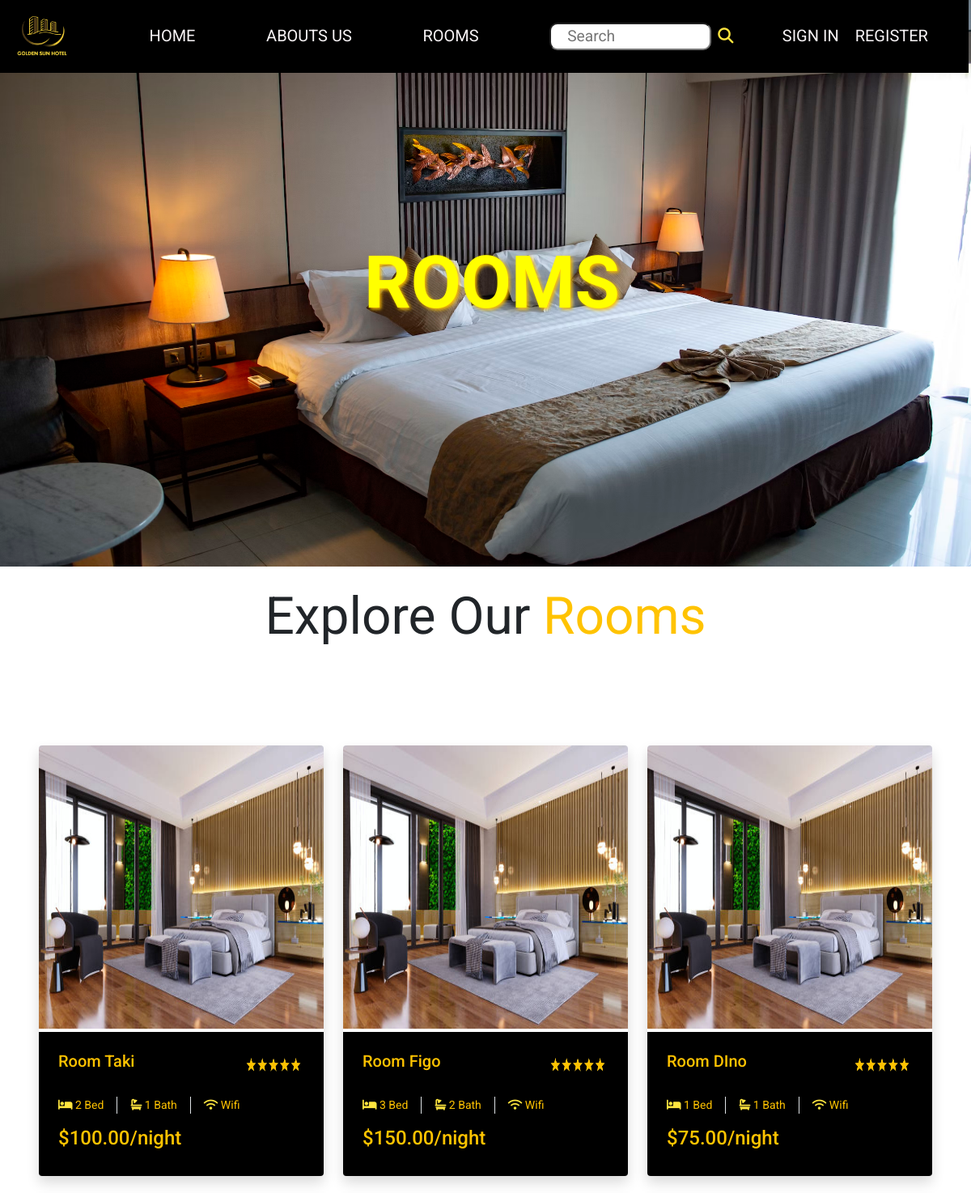
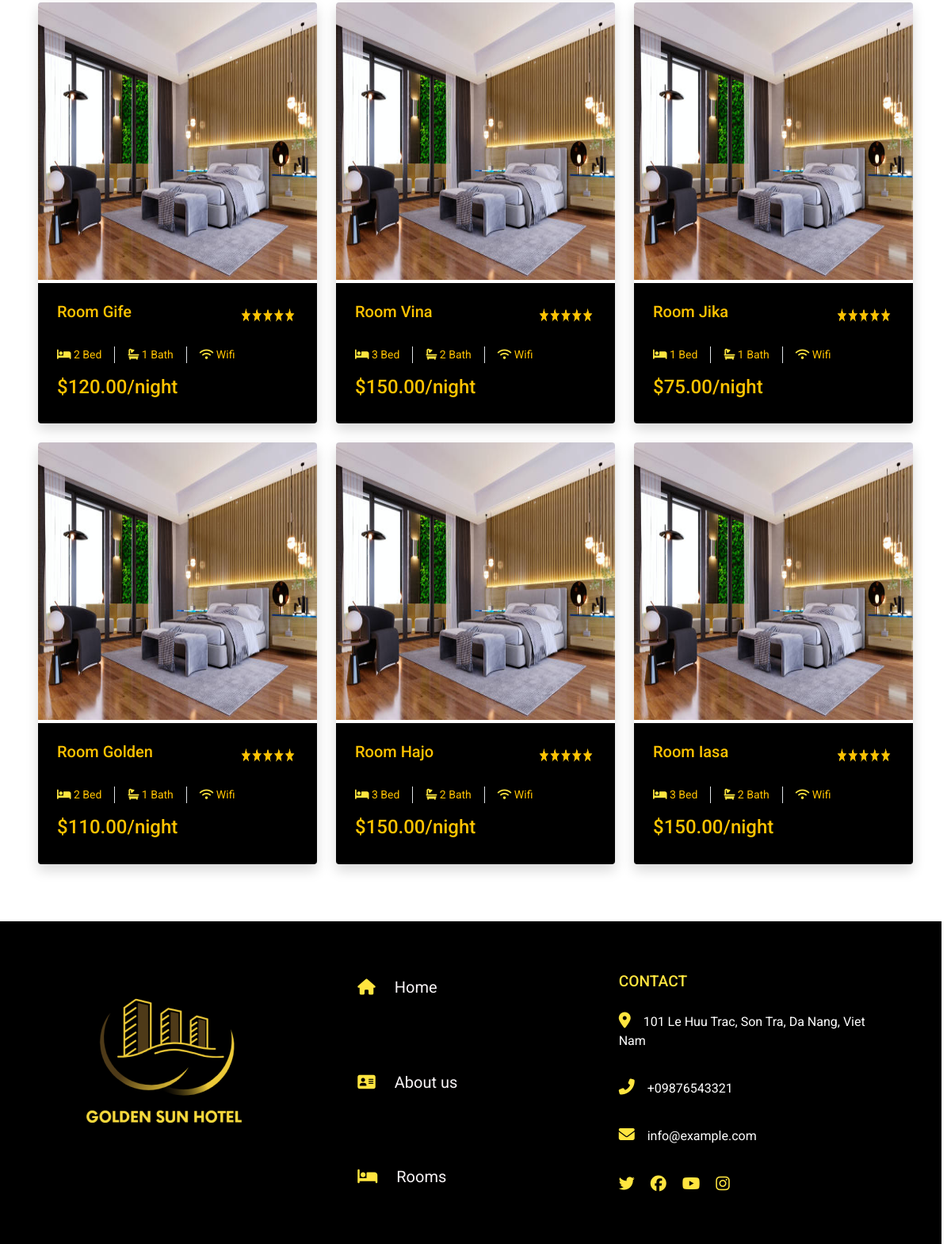
Page /index.php?controller=rooms&action=list on the committed database (2 pictures, top to bottom).
### tables this page shows
CREATE TABLE `rooms` (
  `id` bigint(20) NOT NULL,
  `name` varchar(50) DEFAULT NULL,
  `bedroom` int(50) DEFAULT NULL,
  `bathroom` int(50) DEFAULT NULL,
  `livingroom` int(50) DEFAULT NULL,
  `type` varchar(50) DEFAULT NULL,
  `price` decimal(10,2) DEFAULT NULL,
  `tax` decimal(10,2) DEFAULT NULL,
  `cleaning_fee` decimal(10,2) DEFAULT NULL,
  `description` text DEFAULT NULL,
  `status` tinyint(1) DEFAULT NULL,
  `updated_at` timestamp NOT NULL DEFAULT current_timestamp() ON UPDATE current_timestamp(),
  `created_at` timestamp NOT NULL DEFAULT current_timestamp()
);

### controllers/web/roomcontroller.php (called while the page is built, shortened)
<?php
include_once 'models/RoomModel.php';
class RoomController
{
    private $roomModel;
    public function __construct()
    {
        $this->roomModel = new RoomModel();
    }
    public function handleRequest()
    {
        $action = isset($_GET['action']) ? $_GET['action'] : 'list';
        switch ($action) {
            case 'list':
                $this->getListRoom();
                break;
        }
    }
    private function getListRoom()
    {
        $rooms = $this->roomModel->getList();
        include 'views/web/rooms/room.view.php';
    }
}

### routes/web.route.php (called while the page is built, shortened)
<?php
include 'controllers/web/RoomController.php';
$controller = isset($_GET['controller']) ? $_GET['controller'] : 'index';
$routes = [
    'index' => 'HomeController',
    'about' => 'aboutcontroller',
    'detail' => 'detailcontroller',
    'bookings' => 'bookingcontroller',
    'payments' => 'PaymentController',
    'rooms' => 'RoomController',
    'auth' => 'AuthController',
    'users' => 'UserController',
];
if (array_key_exists($controller, $routes)) {
    $admin = new $routes[$controller];
    $admin->handleRequest();
} else {
    http_response_code(404);
    require 'views/errors/404.php';
    die();
}

### index.php (called while the page is built, shortened)
<?php
require 'routes/web.route.php';

### config/database.php (called while the page is built, shortened)
<?php
class ConnectDB {
    private $server = 'localhost';
    private $username = 'root';
    private $password = '';
    private $database = 'hotel_management';
    protected function connect() {
        $connect = mysqli_connect($this->server,
            $this->username,
            $this->password,
            $this->database);
        mysqli_set_charset($connect,"utf8");
        return $connect;
    }
}
?>

### models/RoomModel.php (called while the page is built, shortened)
<?php
include_once 'config/database.php';
class RoomModel extends ConnectDB
{
    function getList() {
        $sql = "SELECT * FROM rooms";
        return mysqli_query($this->connect(),$sql);
    }
}
?>

### views/web/rooms/room.view.php (the view, shortened to what this page needs)
<?php include "./views/web/partials/header.view.php"
?>
<body>
    <div style="position: relative;">
        <img src="/assets/web/images/anh21.png" class="img-fluid" alt="..." style="width: 2000px; height: 700px;">
        <h1 class="title-welcome-hotel-yawn_yawn" style="color: yellow; font-size: 90px; width: 900px; position: absolute; top: 50%; left: 50%; transform: translate(-50%, -50%);">
        <span class="item" style="text-shadow: 2px 2px 4px #FFC300;"><b>ROOMS</b></span>
        </h1>
    </div>
    <div class="text-center wow fadeInUp" data-wow-delay="0.1s">
        <h1 class="mt-4 mb-5 title-explore_our_rooms display-3"><b>Explore Our</b> <span class="title-explore_our_rooms " style="color:#FFC300 ;"><b>Rooms</b></span></h1>
    </div>
    <div class="row mt-3 mb-4 g-4 p-5" id="pp">
    <?php
    while ($row = $rooms->fetch_assoc()) {
    ?>
    <div class="col-lg-4 col-md-6">
      <div class="room-item shadow rounded overflow-hidden">
        <div class="position-relative">
          <a href="index.php?controller=rooms&action=detail&id=<?php echo $row['id']?>">
            <img id="img6" src="/assets/web/images/anh5.png" alt="" width="100%" height="350px">
          </a>
        </div>
        <div class="room p-4 mt-1">
          <div class="d-flex justify-content-between mb-3">
            <h5 class=" mb-0"><?php echo $row['name'] ?></h5>
            <img src="/assets/web/images/star.png" alt="star" width="25%" height="40px">
          </div>
          <div class="d-flex mb-3">
            <small class="border-end me-3 pe-3"><i class="fa fa-bed" aria-hidden="true"></i>
              </i><?php echo $row['bedroom'] ?> Bed</small>
            <small class="border-end me-3 pe-3"><i class="fa fa-bath" aria-hidden="true"></i>
              </i><?php echo $row['bathroom'] ?> Bath</small>
            <small><i class="fa fa-wifi" aria-hidden="true"></i>
              </i>Wifi</small>
          </div>
          <div class="d-flex justify-content-between">
            <h4>$<?php echo $row['price'] ?>/night</h4>
          </div>
        </div>
      </div>
    </div>
<?php
}
    ?>
  </div>
</body>
</html>
<?php include "./views/web/partials/footer.view.php"
?>

### views/web/partials/header.view.php (shortened to what this page needs)
<!DOCTYPE html>
<html lang="en" class="h-full bg-gray-100">
<head>
    <link href="https://cdn.jsdelivr.net/npm/bootstrap@5.0.2/dist/css/bootstrap.min.css" rel="stylesheet">
    <link rel="stylesheet" href="https://stackpath.bootstrapcdn.com/font-awesome/4.7.0/css/font-awesome.min.css">
    <link rel="stylesheet" href="https://stackpath.bootstrapcdn.com/bootstrap/4.3.1/css/bootstrap.min.css">
    <link rel="stylesheet" href="https://cdnjs.cloudflare.com/ajax/libs/font-awesome/4.7.0/css/font-awesome.min.css">
    <link rel="stylesheet" href="https://cdnjs.cloudflare.com/ajax/libs/font-awesome/6.4.2/css/all.min.css">
<body>
    <div class="nav">
        <div class="logo nav_text">
            <a href="hotel_home_page.html"><img src="assets/web/images/logo.png" id="logo_nav" alt="logo"></a>
        </div>
        <div class="nav_text"><a class="nav_text" href="index.php?controller=index">HOME</a></div>
        <div class="nav_text"><a class="nav_text" href="index.php?controller=about">ABOUTS US</a></div>
        <div class="nav_text"><a class="nav_text" href="index.php?controller=rooms&action=list">ROOMS</a></div>
        <div class="nav_text nav_text_search">
            <input type="text" name="nav_input" id="nav_input_search" style="outline: none; padding-left:20px; " placeholder="Search">
            <button class="material-symbols-outlined" id="search" onclick="search()">
                <i class="fa fa-search" aria-hidden="true"></i>
            </button>
        </div>
        <?php
        if (isset($_SESSION['login']) && $_SESSION['login']['role'] == '2') {
        ?>
            <div class="nav_log nav_text">
                <div class="nav_dropdown">
                    <a class="nav_text" href="#">
                        <span><i class="fa fa-user"></i></span> <?php echo $_SESSION['login']['name']; ?>
                    </a>
                    <div class="dropdown_content">
                        <a href="index.php?controller=users&action=profile">Profile</a>
                        <a href="index.php?controller=auth&action=logout">Logout</a>
                    </div>
                </div>
            </div>
        <?php
        } else {
        ?>
            <div class="nav_log nav_text">
                <div class="nav_text"><a class="nav_text" href="index.php?controller=auth&action=login">SIGN IN</a></div>
                <div class="nav_text"><a class="nav_text" href="index.php?controller=auth&action=register">REGISTER</a></div>
            </div>
        <?php
        }
        ?>
    </div>
</body>

### views/web/partials/footer.view.php (shortened to what this page needs)
<!DOCTYPE html>
<html lang="en">
<head>
    <link rel="stylesheet" href="https://cdnjs.cloudflare.com/ajax/libs/font-awesome/6.4.2/css/all.min.css">
    <link href="https://cdn.jsdelivr.net/npm/bootstrap@5.0.2/dist/css/bootstrap.min.css" rel="stylesheet">
    <link rel="stylesheet" href="https://stackpath.bootstrapcdn.com/font-awesome/4.7.0/css/font-awesome.min.css">
</head>
<body>
    <div class="row container-fluid footer" id="footer">
        <div class=" row justify-content-around  p-lg-4 ">
            <div class="contact-item col-md-12 col-lg-4">
                <a href=""><img src="../../../assets/web/images/logo.png" alt="logo"></a>
            </div>
            <div class="col-md-6 col-lg-4  justify-content-around align-content-end ">
                <div class="icon">
                    <i class="fa fa-home" aria-hidden="true"></i>
                    <a class="nav_text_footer" href="hotel_home_page.html">Home</a>
                </div>
                <div class="icon">
                    <i class="fa fa-address-card" aria-hidden="true"></i>
                    <a class="nav_text_footer" href="hotel_about_us_page.html">About us</a>
                </div>
                <div class="icon">
                    <i class="fa fa-bed" aria-hidden="true"></i>
                    <a class="nav_text_footer" href="hotel_rooms_page.html">Rooms</a>
                </div>
            </div>
            <div class="icon col-md-6 col-lg-4 ">
                <h6 class="section-title text-white text-uppercase" style="font-size: larger;">Contact</h6>
                <p class="mb-3 text-white"><i class="fa fa-map-marker-alt me-3"></i>101 Le Huu Trac, Son Tra, Da Nang, Viet Nam</p>
                <p class="mb-3 text-white"><i class="fa fa-phone-alt me-3"></i>+09876543321</p>
                <p class="mb-2 text-white"><i class="fa fa-envelope me-3"></i>info@example.com</p>
                <div class="d-flex pt-2">
                    <a class="btn-social" href="#"><i class="fab fa-twitter"></i></a>
                    <a class="btn-social" href="#"><i class="fab fa-facebook-f"></i></a>
                    <a class="btn-social" href="#"><i class="fab fa-youtube"></i></a>
                    <a class="btn-social" href="#"><i class="fab fa-instagram"></i></a>
                </div>
            </div>
        </div>
    </div>
</body>
</html>

### assets/web/css/header.footer.css.php (style rules this page uses)
body { margin: 0; padding: 0; font-family: 'Roboto', sans-serif; }
.logo { margin-left: 10px; }
.fa { color: #ffe53f; }
.section-title { color: #ffe53f !important; }
#logo_nav { width: 90px; }
.nav { position: fixed; width: 100%; z-index: 1; left: -3px; top: 0px }
.nav { background-color: black; display: flex; justify-content: space-between; align-items: center; }
.nav>.nav_text { font-family: 'Roboto', sans-serif; font-size: larger; color: white; }
.nav_log.nav_text { display: flex; gap: 20px; margin-right: 50px; }
.nav_text>input { border-radius: 10px; width: 200px; }
.nav_text>.material-symbols-outlined { display: inline-block; position: absolute; top: 33%; }
a { color: #f9f5f7; font-family: 'Roboto', sans-serif; font-size: 20px; font-style: normal; font-weight: 400; line-height: normal; text-decoration: none; }
#search { outline: none; background-color: black; border: none; margin-left: 2px; }
.icon i { color: #ffe53f; font-size: 20px; margin-right: 20px; }
#footer { padding-left: 50px; width: 100%; background-color: #000000 !important; }
.col-md-6.col-lg-4 { display: flex; flex-direction: column; gap: 20px; }

### assets/web/css/home.css.php (style rules this page uses)
.room { background-color: black; color:#FFC300; }
.row { padding: 10px; margin-top: 20px; }

### assets/web/css/about.css.php (style rules this page uses)
.icon { padding: 30px; }

### assets/web/css/room.css.php (style rules this page uses)
.item { margin-left: 300px; }

### assets/web/css/detail.css.php (style rules this page uses)
.col-md-6.col-lg-4 { display: flex; flex-direction: column; gap: 20px; }

### rows in the picture
rooms: name "Room Taki", bedroom "2", bathroom "1", price "100.00"
rooms: name "Room Figo", bedroom "3", bathroom "2", price "150.00"
rooms: name "Room DIno", bedroom "1", bathroom "1", price "75.00"
rooms: name "Room Gife", bedroom "2", bathroom "1", price "120.00"
rooms: name "Room Vina", bedroom "3", bathroom "2", price "150.00"
rooms: name "Room Jika", bedroom "1", bathroom "1", price "75.00"
rooms: name "Room Golden", bedroom "2", bathroom "1", price "110.00"
rooms: name "Room Hajo", bedroom "3", bathroom "2", price "150.00"
rooms: name "Room Iasa", bedroom "3", bathroom "2", price "150.00"
